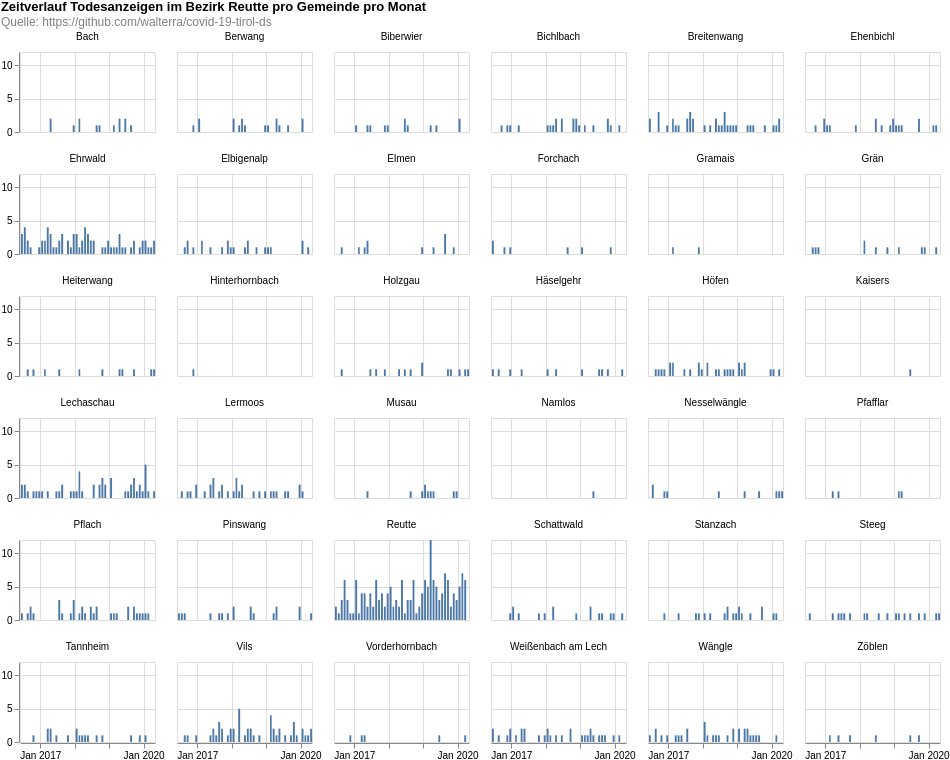

Write a Vega-Lite specification for this figure.
### Vega-Lite specification from a JSON file in a GitHub repository (floating-point values rounded to 4 significant figures; data arrays with more than 128 entries replaced by an {"elided": "..."} marker saying what was removed)
{"$schema": "https://vega.github.io/schema/vega-lite/v4.8.1.json", "columns": 6, "config": {"view": {"continuousHeight": 300, "continuousWidth": 400}}, "data": {"name": "data-651c751e175ef73afcb3d8856b9954e9"}, "datasets": {"data-651c751e175ef73afcb3d8856b9954e9": {"elided": "827 records"}}, "facet": {"field": "municipaly", "title": null, "type": "nominal"}, "padding": 0, "spec": {"layer": [{"encoding": {"tooltip": [{"field": "date", "timeUnit": "yearmonth", "type": "temporal"}, {"aggregate": "sum", "field": "count", "type": "quantitative"}], "x": {"field": "date", "timeUnit": "yearmonth", "title": null, "type": "temporal"}, "y": {"aggregate": "sum", "field": "count", "title": null, "type": "quantitative"}}, "height": 80, "mark": "bar", "width": 135}]}, "title": {"color": "black", "subtitle": ["Quelle: https://github.com/walterra/covid-19-tirol-ds"], "subtitleColor": "gray", "text": ["Zeitverlauf Todesanzeigen im Bezirk Reutte pro Gemeinde pro Monat"]}}
